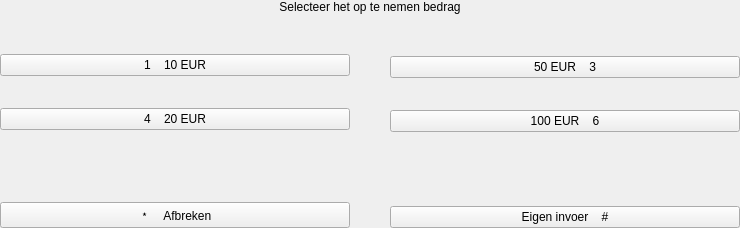
      <widget class="QWidget" name="withdrawPage">
       <layout class="QVBoxLayout" name="verticalLayout_12">
        <property name="spacing">
         <number>0</number>
        </property>
        <property name="leftMargin">
         <number>0</number>
        </property>
        <property name="topMargin">
         <number>0</number>
        </property>
        <property name="rightMargin">
         <number>0</number>
        </property>
        <property name="bottomMargin">
         <number>0</number>
        </property>
        <item>
         <widget class="QLabel" name="withdrawText">
          <property name="sizePolicy">
           <sizepolicy hsizetype="Expanding" vsizetype="Preferred">
            <horstretch>0</horstretch>
            <verstretch>0</verstretch>
           </sizepolicy>
          </property>
          <property name="maximumSize">
           <size>
            <width>16777215</width>
            <height>150</height>
           </size>
          </property>
          <property name="text">
           <string>Selecteer het op te nemen bedrag</string>
          </property>
          <property name="alignment">
           <set>Qt::AlignCenter</set>
          </property>
         </widget>
        </item>
        <item>
         <layout class="QHBoxLayout" name="horizontalLayout_7">
          <item>
           <layout class="QVBoxLayout" name="verticalLayout_13">
            <property name="spacing">
             <number>32</number>
            </property>
            <item>
             <spacer name="verticalSpacer_18">
              <property name="orientation">
               <enum>Qt::Vertical</enum>
              </property>
              <property name="sizeHint" stdset="0">
               <size>
                <width>20</width>
                <height>40</height>
               </size>
              </property>
             </spacer>
            </item>
            <item>
             <widget class="QPushButton" name="withdrawOption0">
              <property name="minimumSize">
               <size>
                <width>350</width>
                <height>0</height>
               </size>
              </property>
              <property name="maximumSize">
               <size>
                <width>350</width>
                <height>86</height>
               </size>
              </property>
              <property name="text">
               <string>1    10 EUR</string>
              </property>
             </widget>
            </item>
            <item>
             <widget class="QPushButton" name="withdrawOption1">
              <property name="minimumSize">
               <size>
                <width>350</width>
                <height>0</height>
               </size>
              </property>
              <property name="maximumSize">
               <size>
                <width>350</width>
                <height>86</height>
               </size>
              </property>
              <property name="text">
               <string>4    20 EUR</string>
              </property>
             </widget>
            </item>
            <item>
             <spacer name="verticalSpacer_21">
              <property name="orientation">
               <enum>Qt::Vertical</enum>
              </property>
              <property name="sizeHint" stdset="0">
               <size>
                <width>20</width>
                <height>40</height>
               </size>
              </property>
             </spacer>
            </item>
            <item>
             <widget class="QPushButton" name="withdrawAbort">
              <property name="maximumSize">
               <size>
                <width>350</width>
                <height>86</height>
               </size>
              </property>
              <property name="text">
               <string>﹡    Afbreken</string>
              </property>
             </widget>
            </item>
           </layout>
          </item>
          <item>
           <spacer name="horizontalSpacer_10">
            <property name="orientation">
             <enum>Qt::Horizontal</enum>
            </property>
            <property name="sizeHint" stdset="0">
             <size>
              <width>40</width>
              <height>20</height>
             </size>
            </property>
           </spacer>
          </item>
          <item>
           <layout class="QVBoxLayout" name="verticalLayout_14">
            <property name="spacing">
             <number>32</number>
            </property>
            <item>
             <spacer name="verticalSpacer_19">
              <property name="orientation">
               <enum>Qt::Vertical</enum>
              </property>
              <property name="sizeHint" stdset="0">
               <size>
                <width>20</width>
                <height>40</height>
               </size>
              </property>
             </spacer>
            </item>
            <item>
             <widget class="QPushButton" name="withdrawOption2">
              <property name="minimumSize">
               <size>
                <width>350</width>
                <height>0</height>
               </size>
              </property>
              <property name="maximumSize">
               <size>
                <width>350</width>
                <height>86</height>
               </size>
              </property>
              <property name="text">
               <string>50 EUR    3</string>
              </property>
             </widget>
            </item>
            <item>
             <widget class="QPushButton" name="withdrawOption3">
              <property name="minimumSize">
               <size>
                <width>350</width>
                <height>0</height>
               </size>
              </property>
              <property name="maximumSize">
               <size>
                <width>350</width>
                <height>86</height>
               </size>
              </property>
              <property name="text">
               <string>100 EUR    6</string>
              </property>
             </widget>
            </item>
            <item>
             <spacer name="verticalSpacer_22">
              <property name="orientation">
               <enum>Qt::Vertical</enum>
              </property>
              <property name="sizeHint" stdset="0">
               <size>
                <width>20</width>
                <height>40</height>
               </size>
              </property>
             </spacer>
            </item>
            <item>
             <widget class="QPushButton" name="withdrawManual">
              <property name="minimumSize">
               <size>
                <width>350</width>
                <height>0</height>
               </size>
              </property>
              <property name="maximumSize">
               <size>
                <width>350</width>
                <height>86</height>
               </size>
              </property>
              <property name="text">
               <string>Eigen invoer    #</string>
              </property>
             </widget>
            </item>
           </layout>
          </item>
         </layout>
        </item>
       </layout>
      </widget>
